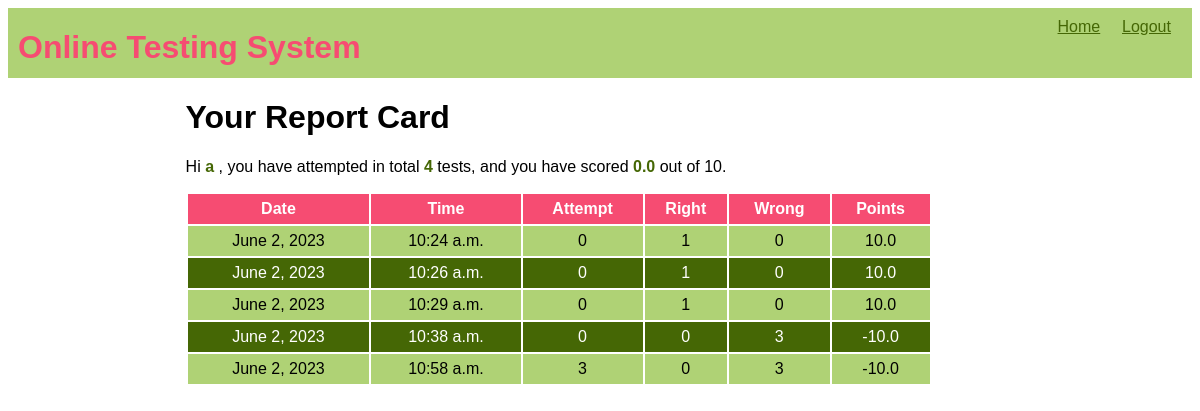
Page /OTS/test-history (signed in) on the committed database.
### OTS/models.py (models this page shows)
class Candidate(models.Model):
    username=models.CharField(primary_key=True,max_length=20)
    password=models.CharField(null=False, max_length=20)
    name=models.CharField(null=False,max_length=30)
    test_attempted=models.IntegerField(default=0)
    points=models.FloatField(default=0.0)

class Result(models.Model):
    resultid=models.BigAutoField(primary_key=True,auto_created=True)
    username=models.ForeignKey(Candidate,on_delete=models.CASCADE)
    date=models.DateField(auto_now=True)
    time=models.TimeField(auto_now=True)
    attempt=models.IntegerField()
    right=models.IntegerField()
    wrong=models.IntegerField()
    points=models.FloatField()

### OTS/views.py (the view)
# urls.py: path('test-history',testResultHistory,name='testHistory'),
def testResultHistory(request):
    if 'name' not in request.session.keys():
        res=HttpResponseRedirect("login")
    candidate=Candidate.objects.filter(username=request.session['username'])
    results=Result.objects.filter(username_id=candidate[0].username)
    context={'candidate':candidate[0],'results':results}
    res=render(request,'candidate_history.html',context)
    return res

### OTS/templates/candidate_history.html (shortened to what this page needs)
{% extends 'main.html' %}
{% block top%}
<a href="{% url 'OTS:home' %}">Home</a>
<a href="{% url 'OTS:logout' %}">Logout</a>
{%endblock %}
{% block content %}
<h1>Your Report Card</h1>
<p>Hi <span class="special">{{candidate.name}}</span>
    , you have attempted in total <span class="special">{{candidate.test_attempted}} </span> tests, and you have scored <span class="special">{{candidate.points}}</span> out of 10.</p>
<table>
    <tr>
        <th>Date</th>
        <th>Time</th>
        <th>Attempt</th>
        <th>Right</th>
        <th>Wrong</th>
        <th>Points</th>
    </tr>
    {% for r in results%}
    <tr>
        <td>{{r.date}}</td>
        <td>{{r.time}}</td>
        <td>{{r.attempt}}</td>
        <td>{{r.right}}</td>
        <td>{{r.wrong}}</td>
        <td>{{r.points}}</td>
    </tr>
    {% endfor %}
</table>
{% endblock %}

### OTS/templates/main.html (shortened to what this page needs)
<!DOCTYPE html>
{% load static%}
<html lang="en">
<head>
    <link rel="stylesheet" href="{% static 'theme.css' %}">
    <link rel="stylesheet" href="{% static 'formstyle.css' %}">
    <link rel="stylesheet" href="{% static 'buttonstyle.css' %}">
</head>
<body>
    <div class="top">
        <div class="sitename"><h1>Online Testing System</h1></div>
        <div class="menu">
            {% block top%} {% endblock %}
        </div>
    </div>
    <div class="content">
        {%block content%} {% endblock %}
    </div>
</body>
</html>

### OTS/static/theme.css (style rules this page uses)
* { font-family: 'Lucida Sans', 'Lucida Sans Regular', 'Lucida Grande', 'Lucida Sans Unicode', Geneva, Verdana, sans-serif; }
.top { height:50px; background-color: #AFD275; margin-bottom:20px; padding:10px; }
.top div.sitename { display:inline-block; color: #F64C72; position:relative; top:-10px; }
.top div.menu { float:right; }
.top div.menu a { color: #456705; display:inline-block; min-width:50px; margin-right:10px; }
.content { width:70%; margin-left:auto; margin-right:auto; }
table { width:90%; }
table tr:nth-child(odd) { background-color:#456705; color:white; height:30px; }
table tr:nth-child(even) { background-color:#AFD275; height:30px; }
table tr:first-child { background-color:#F64C72; }
table td { text-align:center; }
span.special { color:#456705; font-weight: bolder; }

### rows in the picture
Candidate: name "a", test_attempted "4", points "0.0"
Result: date "June 2, 2023", time "10:24 a.m.", attempt "0", right "1", wrong "0", points "10.0"
Result: date "June 2, 2023", time "10:26 a.m.", attempt "0", right "1", wrong "0", points "10.0"
Result: date "June 2, 2023", time "10:29 a.m.", attempt "0", right "1", wrong "0", points "10.0"
Result: date "June 2, 2023", time "10:38 a.m.", attempt "0", right "0", wrong "3", points "-10.0"
Result: date "June 2, 2023", time "10:58 a.m.", attempt "3", right "0", wrong "3", points "-10.0"
